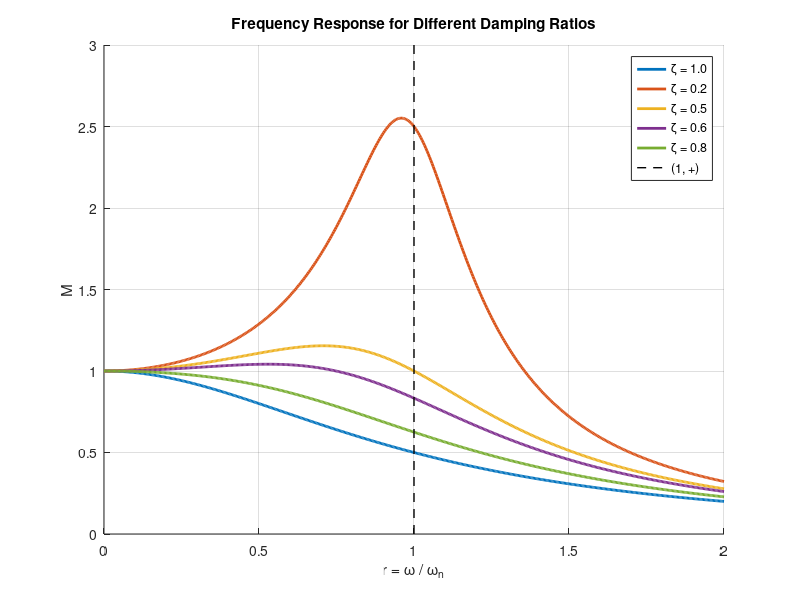

This figure's MATLAB source:
%%%%%%%%%%%%%%%%%%%%%% P #2 %%%%%%%%%%%%%%%%%%%%%%
clc; clear; close all;

% Define variables
zeta_values = [1, 0.2, 0.5, 0.6, 0.8]; % Array of different damping ratios
r = linspace(0, 2, 500); % Array of frequency ratio (r = omega / omega_n)
colors = lines(length(zeta_values)); % Different colors for each plot

figure;
hold on;

% Calculate and plot the amplitude ratio for each zeta value
for i = 1:length(zeta_values)
    zeta = zeta_values(i);
    M = 1 ./ sqrt((1 - r.^2).^2 + (2 * zeta * r).^2); % Formula for amplitude ratio
    plot(r, M, 'Color', colors(i, :), 'LineWidth', 2, 'DisplayName', sprintf('\\zeta = %.1f', zeta));
end

% Add a vertical dashed line at x = 1
y_limits = ylim; % Get y-axis limits
plot([1 1], y_limits, 'k--', 'LineWidth', 1, 'DisplayName', '(1, +)');

% Chart settings
xlabel('r = \omega / \omega_n');
ylabel('M');
title('Frequency Response for Different Damping Ratios');

legend('Location', 'Best');

grid on;
hold off;